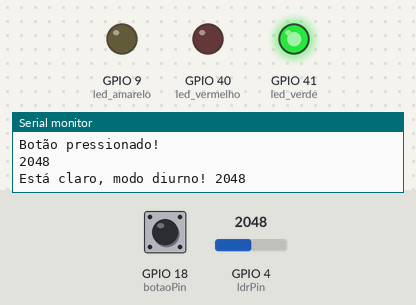
Recording of a sketch running on a simulated ESP32-S3. Parts: output pins drawn as LEDs (lit = HIGH), the last lines printed to the serial monitor. Inputs (shaded band) come from the test bench; at power-on: GPIO 4 (ldrPin) = 2048, GPIO 18 (botaoPin) HIGH. WiFi joins after 1.5 s; servers stay silent unless stated.

Above: at 10.8 s.
10.9 s: GPIO 4 (ldrPin) set to 560
At 13.6 s:
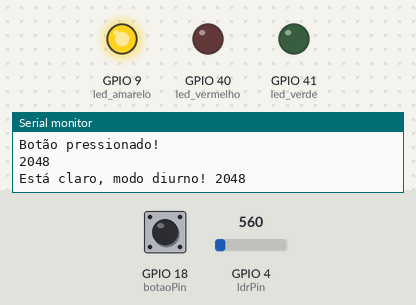
34.9 s: GPIO 4 (ldrPin) set to 645
At 42.3 s:
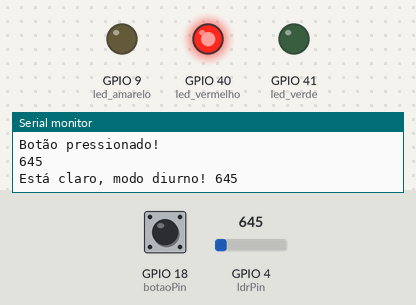
47.5 s: GPIO 4 (ldrPin) set to 491
At 57.8 s:
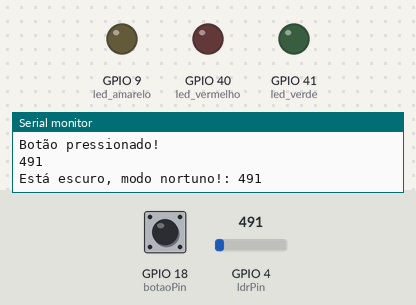
Timing chart, 0 to 61.5 s (numbered marks = the images above; inputs shaded):
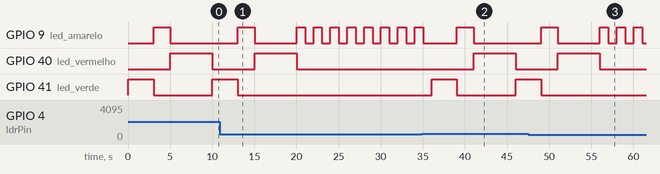

Measured:
- the behaviour switches between 600 and 601 on GPIO 4 (ldrPin) (found by bisection; images 1 and 2)
- after the input at 10.9 s, GPIO 40 (led_vermelho): goes on until 20.0 s, then stays LOW; GPIO 41 (led_verde): goes on until 13.0 s, then stays LOW
- after the input at 34.9 s, GPIO 40 (led_vermelho): LOW → HIGH after 6.1 s, → LOW 5.0 s later; GPIO 41 (led_verde): LOW → HIGH after 1.1 s, → LOW 3.0 s later, → HIGH 7.0 s later
- after the input at 47.5 s, GPIO 40 (led_vermelho): goes on until 56.0 s, then stays LOW; GPIO 41 (led_verde): goes on until 49.0 s, then stays LOW

The sketch:

sketch.ino
```cpp
#include <WiFi.h>
#include <HTTPClient.h>

#define led_verde 41 // Pino utilizado para controle do led verde
#define led_vermelho 40 // Pino utilizado para controle do led vermelho
#define led_amarelo 9 // Pino utilizado para controle do led amarelo

const int botaoPin = 18;  // Pino utilizado para controle do botão
int estadoBotao = 0;  // Variável para ler estado do botão

const int ldrPin = 4;  // Pino para controle do sensor LDR
int threshold=600; // Define o limiar de luz do led

//Define lógica para debounce
long lastDebounceTime = 0; // Inicializa variável de último clique
long debounceDelay = 50; // Define o delay para próximo clique


//Definindo a dinâmica de modo diurno e noturno

void modonortuno(){
  digitalWrite(led_verde, LOW);
  digitalWrite(led_vermelho, LOW);

  digitalWrite(led_amarelo, HIGH);
  delay(1000);
  digitalWrite(led_amarelo, LOW);
  delay(1000);
}

void modoDiurno(){
  digitalWrite(led_vermelho, LOW);
  digitalWrite(led_amarelo, LOW);

  digitalWrite(led_verde, HIGH);
  delay(3000);
  digitalWrite(led_verde, LOW);
  digitalWrite(led_amarelo, HIGH);
  delay(2000);
  digitalWrite(led_amarelo, LOW);
  digitalWrite(led_vermelho, HIGH);
  delay(5000);
}

void setup() {

  // Configuração inicial dos pinos para controle dos leds como OUTPUTs (saídas) do ESP32
  pinMode(led_verde,OUTPUT);
  pinMode(led_vermelho,OUTPUT);
  pinMode(led_amarelo, OUTPUT);

  // Inicialização das entradas
  pinMode(botaoPin, INPUT); // Inicializa botão como input

  // Inicializa os leds desligados
  digitalWrite(led_verde, LOW);
  digitalWrite(led_vermelho, LOW);
  digitalWrite(led_amarelo, LOW);

  Serial.begin(9600); // Configuração para debug por interface serial entre ESP e computador com baud rate de 9600

  WiFi.begin("Wokwi-GUEST", ""); // Conexão à rede WiFi aberta com SSID Wokwi-GUEST

  while (WiFi.status() == WL_CONNECT_FAILED) {
    delay(100);
    Serial.print(".");
  }
  Serial.println("Conectado ao WiFi com sucesso!"); // Considerando que saiu do loop acima, o ESP32 agora está conectado ao WiFi (outra opção é colocar este comando dentro do if abaixo)

  if(WiFi.status() == WL_CONNECTED){ // Se o ESP32 estiver conectado à Internet
    HTTPClient http;

    String serverPath = "http://www.google.com.br/"; // Endpoint da requisição HTTP

    http.begin(serverPath.c_str());

    int httpResponseCode = http.GET(); // Código do Resultado da Requisição HTTP

    if (httpResponseCode>0) {
      Serial.print("HTTP Response code: ");
      Serial.println(httpResponseCode);
      String payload = http.getString();
      Serial.println(payload);
      }
    else {
      Serial.print("Error code: ");
      Serial.println(httpResponseCode);
      }
      http.end();
    }

  else {
    Serial.println("WiFi Disconnected");
  }
}

void loop() {

  // Verifica estado do botão
  estadoBotao = digitalRead(botaoPin);

  // Lógica de clique com debounce

  if ( (millis() - lastDebounceTime) > debounceDelay) {

    if (estadoBotao == HIGH) {
      Serial.println("Botão pressionado!");
      lastDebounceTime = millis(); // Atualiza o tempo do último clique
    } else {
      Serial.println("Botão não pressionado!");
      lastDebounceTime = millis();
    }
  }

  // Lógica de mudança de modos de semáforo

  int ldrstatus=analogRead(ldrPin);
  Serial.println(ldrstatus);

  if(ldrstatus<=threshold){
    Serial.print("Está escuro, modo nortuno!: ");
    Serial.println(ldrstatus);
    modonortuno();
  }else{
    Serial.print("Está claro, modo diurno! ");
    Serial.println(ldrstatus);
    modoDiurno();
  }
}
```
